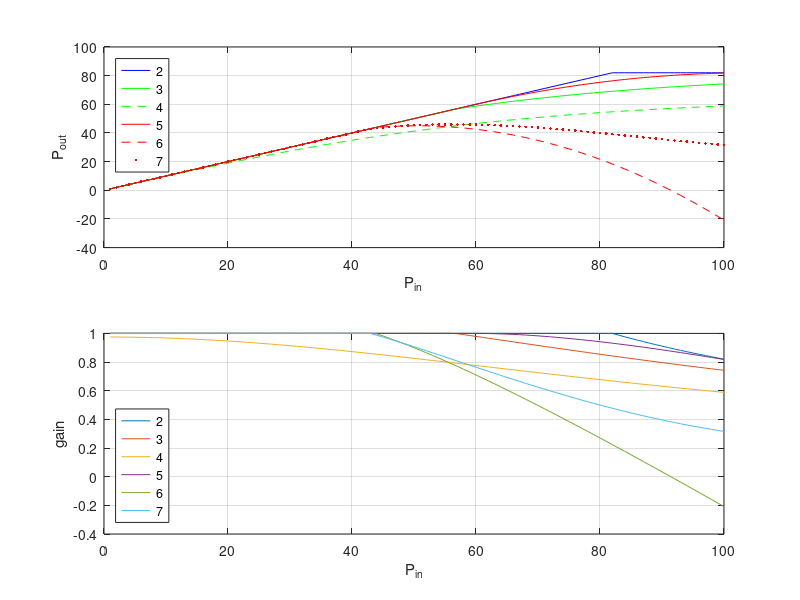

Source code (MATLAB):
% %%
function [gain] = agc_lut(~)
    n = 100;
    P_in = 1:n;

    lut = ones(n,7);
    lut(:,1) = 1:n;

    % ideal
    max = 82;
    for i = 1:n
        if i < max
            lut(i,2) = 1;
        else
            lut(i,2) = max / P_in(i);
        end
    end
    
    % tanh 1, index 3
    a = 0.015;
    b = 82;
    y_tanh = b .* (1 - exp(-a.*2.*P_in)) ./ (1 + exp(-a.*2.*P_in));
    lut(57:end, 3) = y_tanh(57:end) ./ P_in(57:end);
    
    % tanh 2, index 4
    a = 0.015;
    b = 65; 
    y_tanh = b .* (1 - exp(-a.*2.*P_in)) ./ (1 + exp(-a.*2.*P_in));
    lut(1:end, 4) = y_tanh(1:end) ./ P_in(1:end);
  
    % polynomial 1, index 5
    x_poly = [60 61 105 106];
    y_poly = [60 61 82 82];
    p_coeff = polyfit(x_poly, y_poly, 2);
    yy = polyval(p_coeff, P_in);
    lut(62:end, 5) = yy(62:end) ./ P_in(62:end);
%     lut(105:end, 5) = lut(105:end, 2);
    
    % polynomial 2, index 6
    x_poly = [20 50 51];
    y_poly = [20 45 45];
    p_coeff = polyfit(x_poly, y_poly, 2);
    yy = polyval(p_coeff, P_in);
    lut(44:end, 6) = yy(44:end) ./ P_in(44:end);
    
    % polynomial 3, index 7
    x_poly = [38 56 75 80];
    y_poly = [40 46 42 40];
    p_coeff = polyfit(x_poly, y_poly, 3);
    yy = polyval(p_coeff, P_in);
    lut(43:end, 7) = yy(43:end) ./ P_in(43:end);
    
    % return prefered lookup table
    % 2 = ideal
    % 3 = tanh 1
    % 4 = tanh 2
    % 5 = polynomial 1
    % 6 = polynomial 2
    % 7 = polynomial 3
    gain = lut(:,7);


clf;
figure(2)
subplot(211)
plot(P_in, P_in'.*lut(P_in,2), 'b')
hold on
grid on
plot(P_in, P_in'.*lut(P_in,3), 'g')
plot(P_in, P_in'.*lut(P_in,4), 'g--')
plot(P_in, P_in'.*lut(P_in,5), 'r')
plot(P_in, P_in'.*lut(P_in,6), 'r--')
plot(P_in, P_in'.*lut(P_in,7), 'r.')
legend('2','3','4','5','6','7','Location','northwest')
xlabel('P_{in}')
ylabel('P_{out}')
subplot(212)
plot(P_in, lut(:,2:end))
legend('2','3','4','5','6','7','Location','southwest')
xlabel('P_{in}')
ylabel('gain')
grid on

end

% %% polynomial
% clf
% x_poly = [60 61 105 106];
% y_poly = [60 61 82 82];
% p_coeff = polyfit(x_poly, y_poly, 2);
% xx = linspace(0,130, 131);
% yy = polyval(p_coeff, xx);
% 
% plot(xx,yy, xx,xx,'r--',xx,82,'r--')
% grid on
% axis([0 130 0 85]);

% clf
% x_poly = [40 41 80 81];
% y_poly = [40 41 62 62];
% p_coeff = polyfit(x_poly, y_poly, 2);
% xx = linspace(0,130, 131);
% yy = polyval(p_coeff, xx);
% 
% plot(xx,yy, xx,xx,'r--',xx,82,'r--')
% grid on
% axis([0 130 0 85]);
% 
% 
% % %% tanh
% % clf
% a = 0.015;
% b = 82;
% x = linspace(0,130);
% y = b .* (1 - exp(-a.*2.*x)) ./ (1 + exp(-a.*2.*x));
% hold on
% plot(x,y,'g', x,x,'r--')
% % grid on
% % axis([0 130 0 85]);

% %%
% clf
% a = 0.015;
% b = 75;
% x = linspace(0,130);
% y = b .* (1 - exp(-a.*2.*x)) ./ (1 + exp(-a.*2.*x));
% hold on
% plot(x,y,'g', x,x,'r--',x,82,'r--')
% grid on
% % axis([0 130 0 85]);